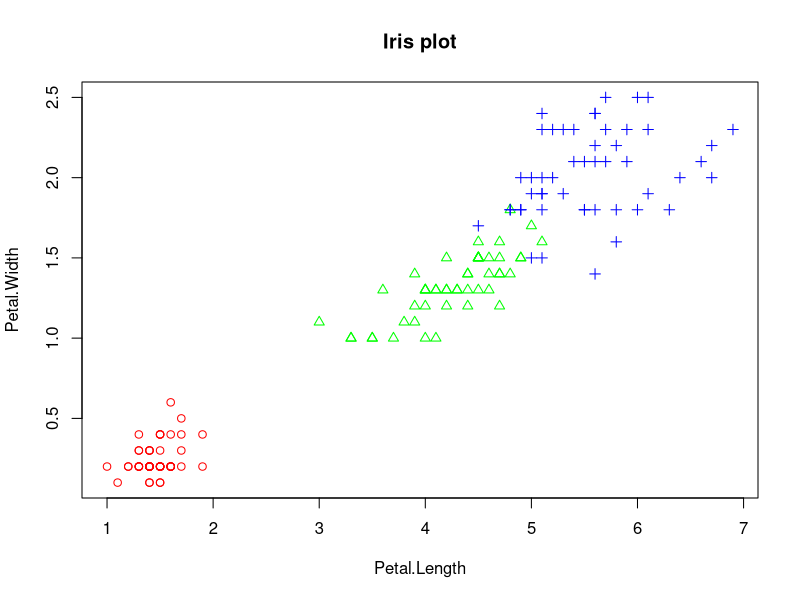

Source code (R):
iris.2 <- iris[,3:4] ## 데이터 준비

levels(iris$Species) ## 그룹 확인

group <- as.numeric(iris$Species) ## 점의 모양과 색

group ## group 내용 출력

color <- c('red','green','blue') ## 점의 컬러

plot(iris.2,
     main='Iris plot',
     pch=c(group),
     col=color[group])
